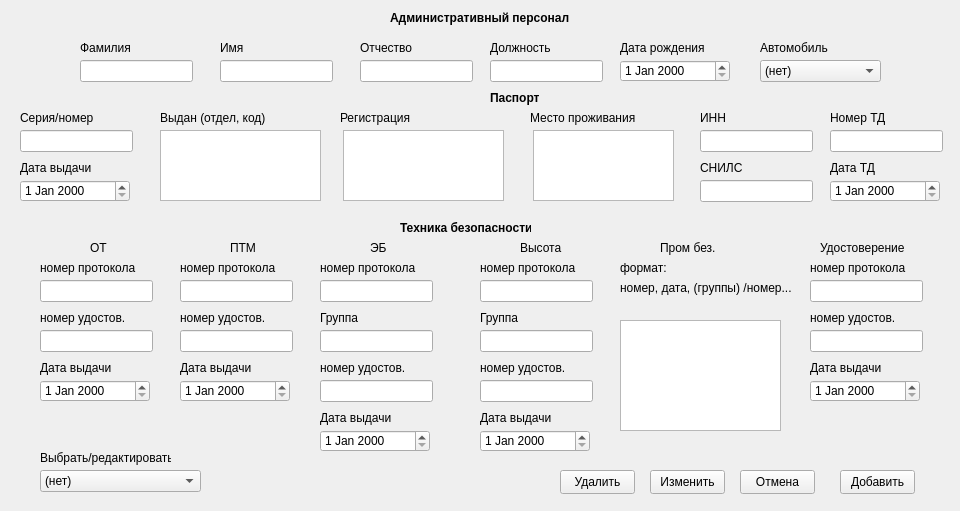
<?xml version="1.0" encoding="UTF-8"?>
<ui version="4.0">
 <class>Form</class>
 <widget class="QWidget" name="Form">
  <property name="geometry">
   <rect>
    <x>0</x>
    <y>0</y>
    <width>960</width>
    <height>511</height>
   </rect>
  </property>
  <property name="windowTitle">
   <string>Form</string>
  </property>
  <widget class="QLabel" name="label">
   <property name="geometry">
    <rect>
     <x>390</x>
     <y>10</y>
     <width>191</width>
     <height>16</height>
    </rect>
   </property>
   <property name="font">
    <font>
     <bold>true</bold>
    </font>
   </property>
   <property name="text">
    <string>Административный персонал</string>
   </property>
  </widget>
  <widget class="QLineEdit" name="family">
   <property name="geometry">
    <rect>
     <x>80</x>
     <y>60</y>
     <width>113</width>
     <height>22</height>
    </rect>
   </property>
  </widget>
  <widget class="QLineEdit" name="name">
   <property name="geometry">
    <rect>
     <x>220</x>
     <y>60</y>
     <width>113</width>
     <height>22</height>
    </rect>
   </property>
  </widget>
  <widget class="QLineEdit" name="surname">
   <property name="geometry">
    <rect>
     <x>360</x>
     <y>60</y>
     <width>113</width>
     <height>22</height>
    </rect>
   </property>
  </widget>
  <widget class="QLabel" name="label_2">
   <property name="geometry">
    <rect>
     <x>80</x>
     <y>40</y>
     <width>61</width>
     <height>16</height>
    </rect>
   </property>
   <property name="text">
    <string>Фамилия</string>
   </property>
  </widget>
  <widget class="QLabel" name="label_3">
   <property name="geometry">
    <rect>
     <x>220</x>
     <y>40</y>
     <width>61</width>
     <height>16</height>
    </rect>
   </property>
   <property name="text">
    <string>Имя</string>
   </property>
  </widget>
  <widget class="QLabel" name="label_4">
   <property name="geometry">
    <rect>
     <x>360</x>
     <y>40</y>
     <width>61</width>
     <height>16</height>
    </rect>
   </property>
   <property name="text">
    <string>Отчество</string>
   </property>
  </widget>
  <widget class="QLineEdit" name="post">
   <property name="geometry">
    <rect>
     <x>490</x>
     <y>60</y>
     <width>113</width>
     <height>22</height>
    </rect>
   </property>
  </widget>
  <widget class="QLabel" name="label_5">
   <property name="geometry">
    <rect>
     <x>490</x>
     <y>40</y>
     <width>71</width>
     <height>16</height>
    </rect>
   </property>
   <property name="text">
    <string>Должность</string>
   </property>
  </widget>
  <widget class="QDateEdit" name="bday">
   <property name="geometry">
    <rect>
     <x>620</x>
     <y>60</y>
     <width>110</width>
     <height>22</height>
    </rect>
   </property>
  </widget>
  <widget class="QLabel" name="label_6">
   <property name="geometry">
    <rect>
     <x>620</x>
     <y>40</y>
     <width>91</width>
     <height>16</height>
    </rect>
   </property>
   <property name="text">
    <string>Дата рождения</string>
   </property>
  </widget>
  <widget class="QLabel" name="label_7">
   <property name="geometry">
    <rect>
     <x>490</x>
     <y>90</y>
     <width>49</width>
     <height>16</height>
    </rect>
   </property>
   <property name="font">
    <font>
     <bold>true</bold>
    </font>
   </property>
   <property name="text">
    <string>Паспорт</string>
   </property>
  </widget>
  <widget class="QLineEdit" name="passport">
   <property name="geometry">
    <rect>
     <x>20</x>
     <y>130</y>
     <width>113</width>
     <height>22</height>
    </rect>
   </property>
  </widget>
  <widget class="QTextEdit" name="passport_got">
   <property name="geometry">
    <rect>
     <x>160</x>
     <y>130</y>
     <width>161</width>
     <height>71</height>
    </rect>
   </property>
  </widget>
  <widget class="QTextEdit" name="adr">
   <property name="geometry">
    <rect>
     <x>343</x>
     <y>130</y>
     <width>161</width>
     <height>71</height>
    </rect>
   </property>
  </widget>
  <widget class="QTextEdit" name="live_adr">
   <property name="geometry">
    <rect>
     <x>533</x>
     <y>130</y>
     <width>141</width>
     <height>71</height>
    </rect>
   </property>
  </widget>
  <widget class="QLabel" name="label_8">
   <property name="geometry">
    <rect>
     <x>20</x>
     <y>110</y>
     <width>101</width>
     <height>16</height>
    </rect>
   </property>
   <property name="text">
    <string>Серия/номер</string>
   </property>
  </widget>
  <widget class="QLabel" name="label_9">
   <property name="geometry">
    <rect>
     <x>160</x>
     <y>110</y>
     <width>151</width>
     <height>16</height>
    </rect>
   </property>
   <property name="text">
    <string>Выдан (отдел, код)</string>
   </property>
  </widget>
  <widget class="QLabel" name="label_10">
   <property name="geometry">
    <rect>
     <x>20</x>
     <y>160</y>
     <width>101</width>
     <height>16</height>
    </rect>
   </property>
   <property name="text">
    <string>Дата выдачи</string>
   </property>
  </widget>
  <widget class="QLabel" name="label_11">
   <property name="geometry">
    <rect>
     <x>340</x>
     <y>110</y>
     <width>91</width>
     <height>16</height>
    </rect>
   </property>
   <property name="text">
    <string>Регистрация</string>
   </property>
  </widget>
  <widget class="QLabel" name="label_12">
   <property name="geometry">
    <rect>
     <x>530</x>
     <y>110</y>
     <width>121</width>
     <height>16</height>
    </rect>
   </property>
   <property name="text">
    <string>Место проживания</string>
   </property>
  </widget>
  <widget class="QLineEdit" name="inn">
   <property name="geometry">
    <rect>
     <x>700</x>
     <y>130</y>
     <width>113</width>
     <height>22</height>
    </rect>
   </property>
  </widget>
  <widget class="QLineEdit" name="snils">
   <property name="geometry">
    <rect>
     <x>700</x>
     <y>180</y>
     <width>113</width>
     <height>22</height>
    </rect>
   </property>
  </widget>
  <widget class="QLabel" name="label_13">
   <property name="geometry">
    <rect>
     <x>700</x>
     <y>110</y>
     <width>101</width>
     <height>16</height>
    </rect>
   </property>
   <property name="text">
    <string>ИНН</string>
   </property>
  </widget>
  <widget class="QLabel" name="label_14">
   <property name="geometry">
    <rect>
     <x>700</x>
     <y>160</y>
     <width>101</width>
     <height>16</height>
    </rect>
   </property>
   <property name="text">
    <string>СНИЛС</string>
   </property>
  </widget>
  <widget class="QLineEdit" name="n_td">
   <property name="geometry">
    <rect>
     <x>830</x>
     <y>130</y>
     <width>113</width>
     <height>22</height>
    </rect>
   </property>
  </widget>
  <widget class="QLabel" name="label_15">
   <property name="geometry">
    <rect>
     <x>830</x>
     <y>110</y>
     <width>101</width>
     <height>16</height>
    </rect>
   </property>
   <property name="text">
    <string>Номер ТД</string>
   </property>
  </widget>
  <widget class="QDateEdit" name="d_td">
   <property name="geometry">
    <rect>
     <x>830</x>
     <y>180</y>
     <width>110</width>
     <height>22</height>
    </rect>
   </property>
  </widget>
  <widget class="QLabel" name="label_16">
   <property name="geometry">
    <rect>
     <x>830</x>
     <y>160</y>
     <width>101</width>
     <height>16</height>
    </rect>
   </property>
   <property name="text">
    <string>Дата ТД</string>
   </property>
  </widget>
  <widget class="QLabel" name="label_17">
   <property name="geometry">
    <rect>
     <x>400</x>
     <y>220</y>
     <width>131</width>
     <height>16</height>
    </rect>
   </property>
   <property name="font">
    <font>
     <bold>true</bold>
    </font>
   </property>
   <property name="text">
    <string>Техника безопасности</string>
   </property>
  </widget>
  <widget class="QLabel" name="label_18">
   <property name="geometry">
    <rect>
     <x>90</x>
     <y>240</y>
     <width>49</width>
     <height>16</height>
    </rect>
   </property>
   <property name="text">
    <string>ОТ</string>
   </property>
  </widget>
  <widget class="QLineEdit" name="n_OT_p">
   <property name="geometry">
    <rect>
     <x>40</x>
     <y>280</y>
     <width>113</width>
     <height>22</height>
    </rect>
   </property>
  </widget>
  <widget class="QLineEdit" name="n_OT_c">
   <property name="geometry">
    <rect>
     <x>40</x>
     <y>330</y>
     <width>113</width>
     <height>22</height>
    </rect>
   </property>
  </widget>
  <widget class="QDateEdit" name="d_OT">
   <property name="geometry">
    <rect>
     <x>40</x>
     <y>380</y>
     <width>110</width>
     <height>22</height>
    </rect>
   </property>
  </widget>
  <widget class="QLabel" name="label_19">
   <property name="geometry">
    <rect>
     <x>40</x>
     <y>260</y>
     <width>111</width>
     <height>16</height>
    </rect>
   </property>
   <property name="text">
    <string>номер протокола</string>
   </property>
  </widget>
  <widget class="QLabel" name="label_20">
   <property name="geometry">
    <rect>
     <x>40</x>
     <y>310</y>
     <width>111</width>
     <height>16</height>
    </rect>
   </property>
   <property name="text">
    <string>номер удостов.</string>
   </property>
  </widget>
  <widget class="QLabel" name="label_21">
   <property name="geometry">
    <rect>
     <x>40</x>
     <y>360</y>
     <width>111</width>
     <height>16</height>
    </rect>
   </property>
   <property name="text">
    <string>Дата выдачи</string>
   </property>
  </widget>
  <widget class="QLabel" name="label_22">
   <property name="geometry">
    <rect>
     <x>180</x>
     <y>310</y>
     <width>111</width>
     <height>16</height>
    </rect>
   </property>
   <property name="text">
    <string>номер удостов.</string>
   </property>
  </widget>
  <widget class="QLabel" name="label_23">
   <property name="geometry">
    <rect>
     <x>230</x>
     <y>240</y>
     <width>49</width>
     <height>16</height>
    </rect>
   </property>
   <property name="text">
    <string>ПТМ</string>
   </property>
  </widget>
  <widget class="QLineEdit" name="n_PTM_c">
   <property name="geometry">
    <rect>
     <x>180</x>
     <y>330</y>
     <width>113</width>
     <height>22</height>
    </rect>
   </property>
  </widget>
  <widget class="QLabel" name="label_24">
   <property name="geometry">
    <rect>
     <x>180</x>
     <y>360</y>
     <width>111</width>
     <height>16</height>
    </rect>
   </property>
   <property name="text">
    <string>Дата выдачи</string>
   </property>
  </widget>
  <widget class="QLabel" name="label_25">
   <property name="geometry">
    <rect>
     <x>180</x>
     <y>260</y>
     <width>111</width>
     <height>16</height>
    </rect>
   </property>
   <property name="text">
    <string>номер протокола</string>
   </property>
  </widget>
  <widget class="QLineEdit" name="n_PTM_p">
   <property name="geometry">
    <rect>
     <x>180</x>
     <y>280</y>
     <width>113</width>
     <height>22</height>
    </rect>
   </property>
  </widget>
  <widget class="QDateEdit" name="d_PTM">
   <property name="geometry">
    <rect>
     <x>180</x>
     <y>380</y>
     <width>110</width>
     <height>22</height>
    </rect>
   </property>
  </widget>
  <widget class="QLabel" name="label_26">
   <property name="geometry">
    <rect>
     <x>320</x>
     <y>360</y>
     <width>111</width>
     <height>16</height>
    </rect>
   </property>
   <property name="text">
    <string>номер удостов.</string>
   </property>
  </widget>
  <widget class="QLabel" name="label_27">
   <property name="geometry">
    <rect>
     <x>370</x>
     <y>240</y>
     <width>49</width>
     <height>16</height>
    </rect>
   </property>
   <property name="text">
    <string>ЭБ</string>
   </property>
  </widget>
  <widget class="QLineEdit" name="n_ES_c">
   <property name="geometry">
    <rect>
     <x>320</x>
     <y>380</y>
     <width>113</width>
     <height>22</height>
    </rect>
   </property>
  </widget>
  <widget class="QLabel" name="label_28">
   <property name="geometry">
    <rect>
     <x>320</x>
     <y>410</y>
     <width>111</width>
     <height>16</height>
    </rect>
   </property>
   <property name="text">
    <string>Дата выдачи</string>
   </property>
  </widget>
  <widget class="QLabel" name="label_29">
   <property name="geometry">
    <rect>
     <x>320</x>
     <y>260</y>
     <width>111</width>
     <height>16</height>
    </rect>
   </property>
   <property name="text">
    <string>номер протокола</string>
   </property>
  </widget>
  <widget class="QLineEdit" name="n_ES_p">
   <property name="geometry">
    <rect>
     <x>320</x>
     <y>280</y>
     <width>113</width>
     <height>22</height>
    </rect>
   </property>
  </widget>
  <widget class="QDateEdit" name="d_ES">
   <property name="geometry">
    <rect>
     <x>320</x>
     <y>430</y>
     <width>110</width>
     <height>22</height>
    </rect>
   </property>
  </widget>
  <widget class="QLineEdit" name="n_ES_g">
   <property name="geometry">
    <rect>
     <x>320</x>
     <y>330</y>
     <width>113</width>
     <height>22</height>
    </rect>
   </property>
  </widget>
  <widget class="QLabel" name="label_30">
   <property name="geometry">
    <rect>
     <x>320</x>
     <y>310</y>
     <width>111</width>
     <height>16</height>
    </rect>
   </property>
   <property name="text">
    <string>Группа</string>
   </property>
  </widget>
  <widget class="QLineEdit" name="n_H_g">
   <property name="geometry">
    <rect>
     <x>480</x>
     <y>330</y>
     <width>113</width>
     <height>22</height>
    </rect>
   </property>
  </widget>
  <widget class="QLabel" name="label_31">
   <property name="geometry">
    <rect>
     <x>480</x>
     <y>310</y>
     <width>111</width>
     <height>16</height>
    </rect>
   </property>
   <property name="text">
    <string>Группа</string>
   </property>
  </widget>
  <widget class="QLabel" name="label_32">
   <property name="geometry">
    <rect>
     <x>480</x>
     <y>260</y>
     <width>111</width>
     <height>16</height>
    </rect>
   </property>
   <property name="text">
    <string>номер протокола</string>
   </property>
  </widget>
  <widget class="QDateEdit" name="d_H">
   <property name="geometry">
    <rect>
     <x>480</x>
     <y>430</y>
     <width>110</width>
     <height>22</height>
    </rect>
   </property>
  </widget>
  <widget class="QLineEdit" name="n_H_c">
   <property name="geometry">
    <rect>
     <x>480</x>
     <y>380</y>
     <width>113</width>
     <height>22</height>
    </rect>
   </property>
  </widget>
  <widget class="QLabel" name="label_33">
   <property name="geometry">
    <rect>
     <x>480</x>
     <y>360</y>
     <width>111</width>
     <height>16</height>
    </rect>
   </property>
   <property name="text">
    <string>номер удостов.</string>
   </property>
  </widget>
  <widget class="QLabel" name="label_34">
   <property name="geometry">
    <rect>
     <x>480</x>
     <y>410</y>
     <width>111</width>
     <height>16</height>
    </rect>
   </property>
   <property name="text">
    <string>Дата выдачи</string>
   </property>
  </widget>
  <widget class="QLineEdit" name="n_H_p">
   <property name="geometry">
    <rect>
     <x>480</x>
     <y>280</y>
     <width>113</width>
     <height>22</height>
    </rect>
   </property>
  </widget>
  <widget class="QLabel" name="label_35">
   <property name="geometry">
    <rect>
     <x>520</x>
     <y>240</y>
     <width>49</width>
     <height>16</height>
    </rect>
   </property>
   <property name="text">
    <string>Высота</string>
   </property>
  </widget>
  <widget class="QLabel" name="label_36">
   <property name="geometry">
    <rect>
     <x>660</x>
     <y>240</y>
     <width>61</width>
     <height>16</height>
    </rect>
   </property>
   <property name="text">
    <string>Пром без.</string>
   </property>
  </widget>
  <widget class="QTextEdit" name="promsave">
   <property name="geometry">
    <rect>
     <x>620</x>
     <y>320</y>
     <width>161</width>
     <height>111</height>
    </rect>
   </property>
  </widget>
  <widget class="QLabel" name="label_37">
   <property name="geometry">
    <rect>
     <x>620</x>
     <y>280</y>
     <width>171</width>
     <height>16</height>
    </rect>
   </property>
   <property name="text">
    <string>номер, дата, (группы) /номер....</string>
   </property>
  </widget>
  <widget class="QLabel" name="label_38">
   <property name="geometry">
    <rect>
     <x>620</x>
     <y>260</y>
     <width>49</width>
     <height>16</height>
    </rect>
   </property>
   <property name="text">
    <string>формат:</string>
   </property>
  </widget>
  <widget class="QLabel" name="label_39">
   <property name="geometry">
    <rect>
     <x>620</x>
     <y>300</y>
     <width>49</width>
     <height>16</height>
    </rect>
   </property>
   <property name="text">
    <string/>
   </property>
  </widget>
  <widget class="QLabel" name="label_40">
   <property name="geometry">
    <rect>
     <x>760</x>
     <y>40</y>
     <width>121</width>
     <height>16</height>
    </rect>
   </property>
   <property name="text">
    <string>Автомобиль</string>
   </property>
  </widget>
  <widget class="QLineEdit" name="n_ST_c">
   <property name="geometry">
    <rect>
     <x>810</x>
     <y>330</y>
     <width>113</width>
     <height>22</height>
    </rect>
   </property>
  </widget>
  <widget class="QLabel" name="label_41">
   <property name="geometry">
    <rect>
     <x>810</x>
     <y>310</y>
     <width>111</width>
     <height>16</height>
    </rect>
   </property>
   <property name="text">
    <string>номер удостов.</string>
   </property>
  </widget>
  <widget class="QLabel" name="label_42">
   <property name="geometry">
    <rect>
     <x>810</x>
     <y>360</y>
     <width>111</width>
     <height>16</height>
    </rect>
   </property>
   <property name="text">
    <string>Дата выдачи</string>
   </property>
  </widget>
  <widget class="QDateEdit" name="d_ST">
   <property name="geometry">
    <rect>
     <x>810</x>
     <y>380</y>
     <width>110</width>
     <height>22</height>
    </rect>
   </property>
  </widget>
  <widget class="QLabel" name="label_43">
   <property name="geometry">
    <rect>
     <x>810</x>
     <y>260</y>
     <width>111</width>
     <height>16</height>
    </rect>
   </property>
   <property name="text">
    <string>номер протокола</string>
   </property>
  </widget>
  <widget class="QLineEdit" name="n_ST_p">
   <property name="geometry">
    <rect>
     <x>810</x>
     <y>280</y>
     <width>113</width>
     <height>22</height>
    </rect>
   </property>
  </widget>
  <widget class="QLabel" name="label_44">
   <property name="geometry">
    <rect>
     <x>820</x>
     <y>240</y>
     <width>91</width>
     <height>16</height>
    </rect>
   </property>
   <property name="text">
    <string>Удостоверение</string>
   </property>
  </widget>
  <widget class="QComboBox" name="cb_auto">
   <property name="geometry">
    <rect>
     <x>760</x>
     <y>60</y>
     <width>121</width>
     <height>22</height>
    </rect>
   </property>
   <item>
    <property name="text">
     <string>(нет)</string>
    </property>
   </item>
  </widget>
  <widget class="QComboBox" name="cb_select">
   <property name="geometry">
    <rect>
     <x>40</x>
     <y>470</y>
     <width>161</width>
     <height>22</height>
    </rect>
   </property>
   <item>
    <property name="text">
     <string>(нет)</string>
    </property>
   </item>
  </widget>
  <widget class="QLabel" name="label_45">
   <property name="geometry">
    <rect>
     <x>40</x>
     <y>450</y>
     <width>131</width>
     <height>16</height>
    </rect>
   </property>
   <property name="text">
    <string>Выбрать/редактировать</string>
   </property>
  </widget>
  <widget class="QPushButton" name="b_change">
   <property name="geometry">
    <rect>
     <x>650</x>
     <y>470</y>
     <width>75</width>
     <height>24</height>
    </rect>
   </property>
   <property name="text">
    <string>Изменить</string>
   </property>
  </widget>
  <widget class="QPushButton" name="b_cancel">
   <property name="geometry">
    <rect>
     <x>740</x>
     <y>470</y>
     <width>75</width>
     <height>24</height>
    </rect>
   </property>
   <property name="text">
    <string>Отмена</string>
   </property>
  </widget>
  <widget class="QPushButton" name="b_kill">
   <property name="geometry">
    <rect>
     <x>560</x>
     <y>470</y>
     <width>75</width>
     <height>24</height>
    </rect>
   </property>
   <property name="text">
    <string>Удалить</string>
   </property>
  </widget>
  <widget class="QPushButton" name="b_ok">
   <property name="geometry">
    <rect>
     <x>840</x>
     <y>470</y>
     <width>75</width>
     <height>24</height>
    </rect>
   </property>
   <property name="text">
    <string>Добавить</string>
   </property>
  </widget>
  <widget class="QDateEdit" name="passport_date">
   <property name="geometry">
    <rect>
     <x>20</x>
     <y>180</y>
     <width>110</width>
     <height>22</height>
    </rect>
   </property>
  </widget>
 </widget>
 <resources/>
 <connections/>
</ui>
